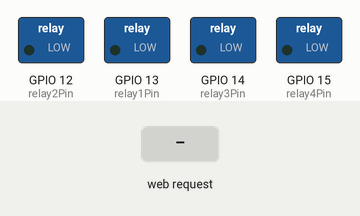
Bench run of a sketch on a simulated ESP32. Parts: switched loads named in the sketch (green lamp = pin HIGH). The test bench sets the inputs (shaded band). WiFi joins after 1.5 s; servers stay silent unless stated; what the sketch prints to the serial monitor is not drawn.

Above: at 3.2 s.
3.3 s: HTTP request GET /toggleRelay1 received
At 4.1 s:
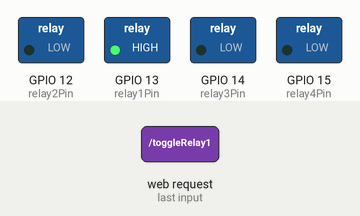
4.8 s: HTTP request GET /toggleRelay2 received
At 5.2 s:
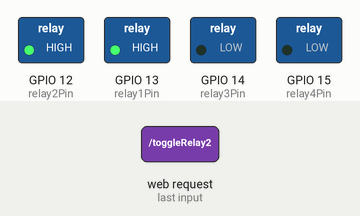
6.3 s: HTTP request GET /toggleRelay3 received
At 7.5 s:
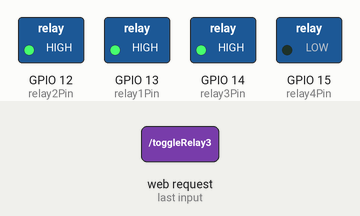
7.8 s: HTTP request GET /toggleRelay4 received
At 8.7 s:
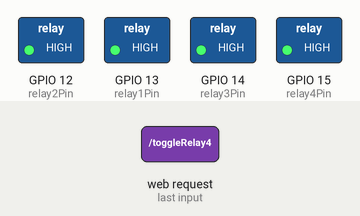
9.3 s: HTTP request GET /toggleRelay1 received
At 9.8 s:
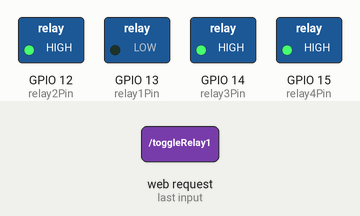
10.8 s: HTTP request GET /toggleRelay2 received
At 12.2 s:
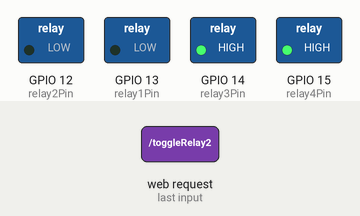
Timing chart, 0 to 13.3 s (numbered marks = the images above; inputs shaded):
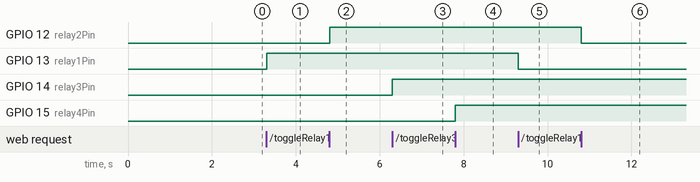

The sketch:

1.ino
```cpp
#include <WiFi.h>
#include <ESPAsyncWebServer.h>

const char* ssid = "TanGo";
const char* password = "Tan292800246080";

const int relay1Pin = 13;
const int relay2Pin = 12;
const int relay3Pin = 14;
const int relay4Pin = 15;

bool relay1State = false;
bool relay2State = false;
bool relay3State = false;
bool relay4State = false;

AsyncWebServer server(80);

void setup() {
  pinMode(relay1Pin, OUTPUT);
  pinMode(relay2Pin, OUTPUT);
  pinMode(relay3Pin, OUTPUT);
  pinMode(relay4Pin, OUTPUT);

  digitalWrite(relay1Pin, relay1State);
  digitalWrite(relay2Pin, relay2State);
  digitalWrite(relay3Pin, relay3State);
  digitalWrite(relay4Pin, relay4State);

  WiFi.begin(ssid, password);
  while (WiFi.status() != WL_CONNECTED) {
    delay(1000);
    Serial.println("Connecting to WiFi...");
  }

  Serial.println("WiFi connected!");
  Serial.print("IP address: ");
  Serial.println(WiFi.localIP());

  server.on("/", HTTP_GET, [](AsyncWebServerRequest* request){
    String html = "<html><body>";
    html += "<h1>ESP32 Relay Control</h1>";
    html += "<p>Relay 1: <a href=\"/toggleRelay1\">Toggle</a></p>";
    html += "<p>Relay 2: <a href=\"/toggleRelay2\">Toggle</a></p>";
    html += "<p>Relay 3: <a href=\"/toggleRelay3\">Toggle</a></p>";
    html += "<p>Relay 4: <a href=\"/toggleRelay4\">Toggle</a></p>";
    html += "</body></html>";
    request->send(200, "text/html", html);
  });

  server.on("/toggleRelay1", HTTP_GET, [](AsyncWebServerRequest* request){
    relay1State = !relay1State;
    digitalWrite(relay1Pin, relay1State);
    request->send(200, "text/plain", relay1State ? "Relay 1 ON" : "Relay 1 OFF");
  });

  server.on("/toggleRelay2", HTTP_GET, [](AsyncWebServerRequest* request){
    relay2State = !relay2State;
    digitalWrite(relay2Pin, relay2State);
    request->send(200, "text/plain", relay2State ? "Relay 2 ON" : "Relay 2 OFF");
  });

  server.on("/toggleRelay3", HTTP_GET, [](AsyncWebServerRequest* request){
    relay3State = !relay3State;
    digitalWrite(relay3Pin, relay3State);
    request->send(200, "text/plain", relay3State ? "Relay 3 ON" : "Relay 3 OFF");
  });

  server.on("/toggleRelay4", HTTP_GET, [](AsyncWebServerRequest* request){
    relay4State = !relay4State;
    digitalWrite(relay4Pin, relay4State);
    request->send(200, "text/plain", relay4State ? "Relay 4 ON" : "Relay 4 OFF");
  });

  server.begin();
}

void loop() {
}
```

Measured:
- after the input at 3.3 s, GPIO 13 (relay1Pin): LOW → HIGH at once
- after the input at 4.8 s, GPIO 12 (relay2Pin): LOW → HIGH at once
- after the input at 6.3 s, GPIO 14 (relay3Pin): LOW → HIGH at once
- after the input at 7.8 s, GPIO 15 (relay4Pin): LOW → HIGH at once
- after the input at 9.3 s, GPIO 13 (relay1Pin): HIGH → LOW at once
- after the input at 10.8 s, GPIO 12 (relay2Pin): HIGH → LOW at once
